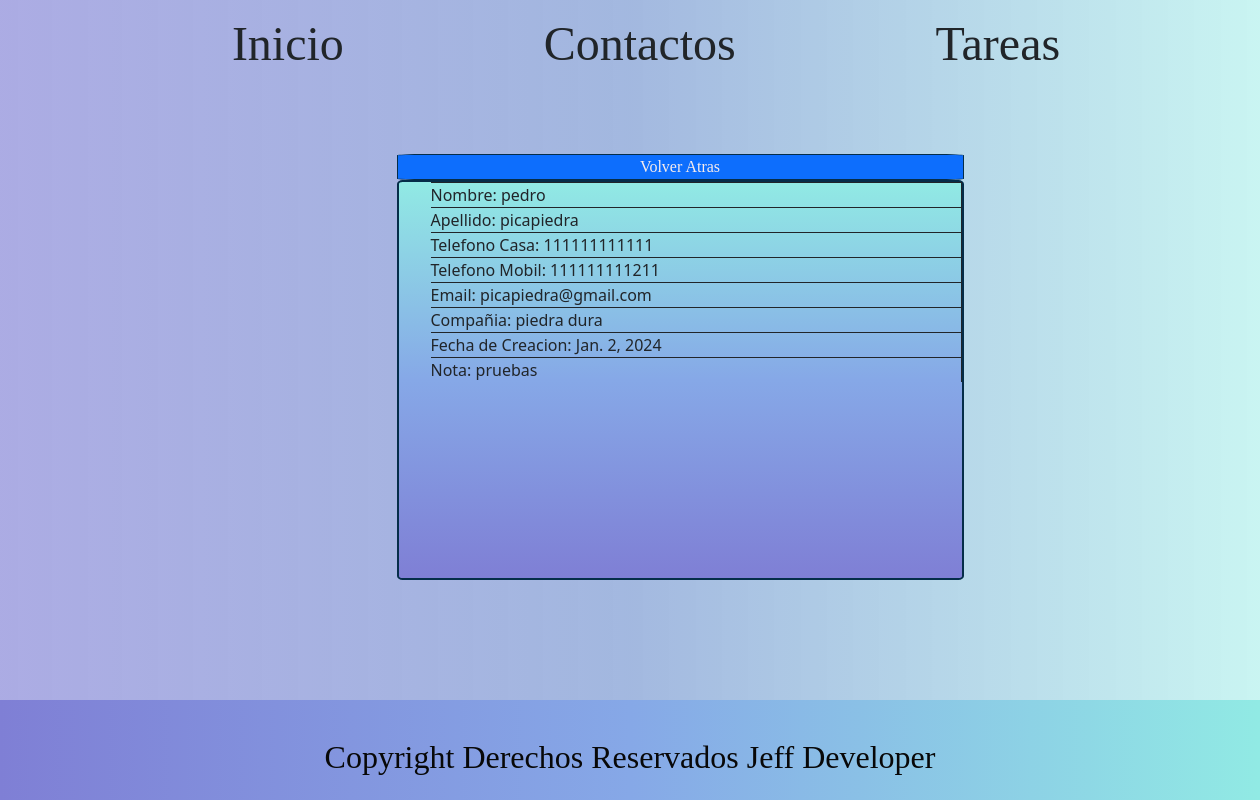
Page /contactos/view/2 on the committed database.
### contactos/models.py (models this page shows, shortened)
class Contactos(models.Model):
    name = models.CharField(max_length=50, blank= False, null= False)
    last_name = models.CharField(max_length=50, blank= True, null= True)
    phone = models.CharField(max_length=12, blank= True, null=True )
    mobile = models.CharField(max_length=12, blank=False , null=False )
    email = models.EmailField()
    company = models.CharField(max_length=20, blank= True, null= True)
    date = models.DateField(default= date.today)
    notes =models.TextField(blank=True, null=True)

### contactos/views.py (the view)
# urls.py: path('view/<int:id>', views.view, name="contactos_view"),
def view(request, id):
    contactos = Contactos.objects.get(id=id)
    context = {
        'contactos': contactos
    }
    return render(request, 'contactos/detail.html', context)

### Template/Contactos/detail.html (shortened to what this page needs)
{% extends 'layout/base.html' %}
{% block 'content' %}
    <div class="botonañadir">
        <a href="{% url 'contactos' %}" class="">Volver Atras</a>
    </div>
    <ul class="lista-2">
        <li> Nombre: {{contactos.name}}</li>
        <li> Apellido: {{contactos.last_name}}</li>
        <li> Telefono Casa: {{contactos.phone}}</li>
        <li> Telefono Mobil: {{contactos.mobile}}</li>
        <li> Email: {{contactos.email}}</li>
        <li> Compañia: {{contactos.company}}</li>
        <li> Fecha de Creacion: {{contactos.date}}</li>
        <li> Nota: {{contactos.notes}}</li>
    </ul>
{% endblock %}

### static/css/styles.css (style rules this page uses)
:root { --color-primary: rgb(247, 236, 236); --color-secondary: #0D6EFD; --color-body: #052D49; --fonts-main: Chuby; --fonts-text: Rich; --fonts-princi: varsy; }
* { margin: 0; padding: 0; box-sizing: border-box; }
a { text-decoration: none; color: var(--color-primary); }
body { background-image: linear-gradient(to right,#7f7fd5a6,#6085c994,#91eae47c); }
.botonañadir { text-align: center; font-family: var(--fonts-text); color: white; border-radius: 5%; border: solid 1px; border-color: #052D49; width: 45%; background-color: #0D6EFD; }
.lista-2 { list-style: none; background-image: linear-gradient(to bottom,#91EAE4, #86A8E7,#7F7FD5); width: 45%; height: 400px; border: solid 2px; border-radius: 1%; border-color: #052D49; text-align: justify; display: block; align-items: center; justify-content: center; }
.lista-2 li { border: solid 1px; border-bottom: #052D49; border-left: none; }

### rows in the picture
Contactos: name "pedro", last_name "picapiedra", phone "111111111111", mobile "111111111211", email "picapiedra@gmail.com", company "piedra dura", date "Jan. 2, 2024", notes "pruebas"
